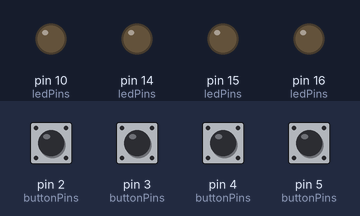
The sketch below on a simulated Arduino Leonardo, built with avr-gcc and run on an emulated ATmega32U4. On the bench: output pins drawn as LEDs (lit = HIGH). Inputs (shaded band) come from the test bench; at power-on: pin 2 (buttonPins), pin 3 (buttonPins), pin 4 (buttonPins), pin 5 (buttonPins) HIGH. USB keyboard and mouse output is not drawn.

Above: at 1.2 s.
1.3 s: pin 2 (buttonPins) pulled LOW for 0.15 s
At 1.37 s:
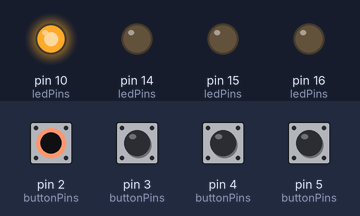
2.9 s: pin 3 (buttonPins) pulled LOW for 0.15 s
At 2.98 s:
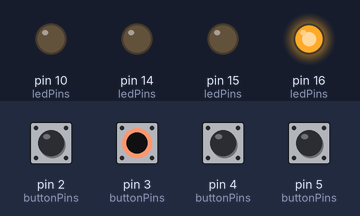
4.5 s: pin 4 (buttonPins) pulled LOW for 0.15 s
At 4.58 s:
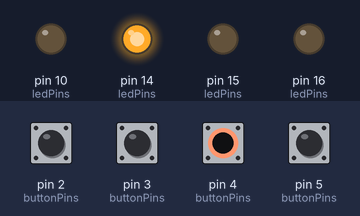
6.1 s: pin 5 (buttonPins) pulled LOW for 0.15 s
At 6.17 s:
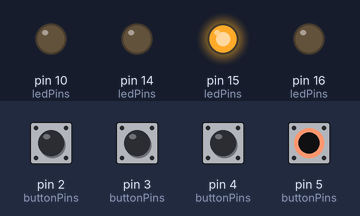
7.7 s: pin 2 (buttonPins) driven LOW and pin 3 (buttonPins) driven LOW
At 8.1 s:
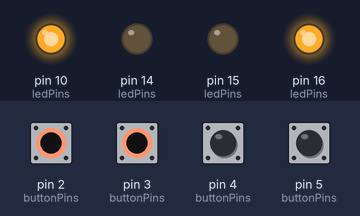
9.2 s: pin 4 (buttonPins) pulled LOW for 1 s
At 10.0 s:
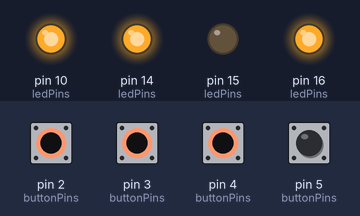
Timing chart, 0 to 12.2 s (numbered marks = the images above; inputs shaded):
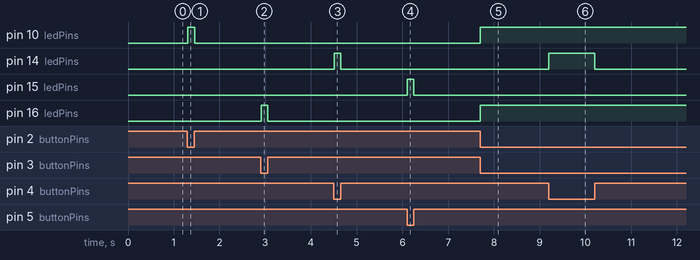

The sketch:

micro-test-4k-pullup.ino
```cpp
#include <Keyboard.h>

// Buttons Pinout
const byte BT_A = 2;
const byte BT_B = 3;
const byte BT_C = 4;
const byte BT_D = 5;

// LED Pinout
const byte BT_A_LED = 10;
const byte BT_B_LED = 16;
const byte BT_C_LED = 14;
const byte BT_D_LED = 15;

// Buttons Keybinds
const char BIND_A = 'd';
const char BIND_B = 'f';
const char BIND_C = 'j';
const char BIND_D = 'k';

const int DELAY = 10;

byte buttonPins[] = { BT_A, BT_B, BT_C, BT_D };
byte bindKeys[] = { BIND_A, BIND_B, BIND_C, BIND_D };
byte ledPins[] = { BT_A_LED, BT_B_LED, BT_C_LED, BT_D_LED };

byte buttonCount = 4;

void setup() {
  // Setup I/O for pins
  byte i = 0;
  while (i < buttonCount) {
    pinMode(buttonPins[i], INPUT_PULLUP);
    pinMode(ledPins[i], OUTPUT);
    i++;
  }
  Keyboard.begin();
}

void loop() {
  // Read the buttons, if it's low, output a keyboard press
  byte i = 0;
  while(i < buttonCount){
    if (digitalRead(buttonPins[i]) == LOW){
      Keyboard.press(bindKeys[i]);
      digitalWrite(ledPins[i], HIGH);
    } else {
      Keyboard.release(bindKeys[i]);
      digitalWrite(ledPins[i], LOW);
    }
    i++;
  }
  delay(DELAY);
}
```

Measured:
- after the input at 1.3 s, pin 10 (ledPins): LOW → HIGH at once, → LOW 0.15 s later
- after the input at 2.9 s, pin 16 (ledPins): LOW → HIGH at once, → LOW 0.14 s later
- after the input at 4.5 s, pin 14 (ledPins): LOW → HIGH at once, → LOW 0.14 s later
- after the input at 6.1 s, pin 15 (ledPins): LOW → HIGH at once, → LOW 0.14 s later
- after the input at 7.7 s, pin 10 (ledPins), pin 16 (ledPins): LOW → HIGH at once
- after the input at 9.2 s, pin 14 (ledPins): LOW → HIGH at once, → LOW 1.0 s later
